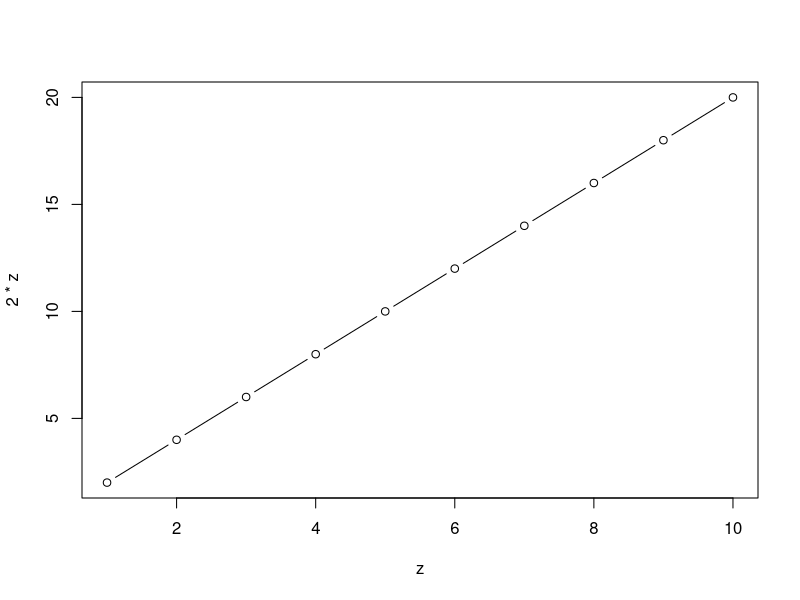

Here is the R script that generated this plot:
## ---- chunk 1
knitr::opts_chunk$set(echo = TRUE)
## ---- chunk 2
1 + 1
## ---- chunk 3
2 - 1
## ---- chunk 4
x <- 1
x + 1
## ---- chunk 5
y <- 2
y - 1
## ---- chunk 6
a <- "not"
b <- "elegant"
# #の行は何を書いても良い(コメントアウトといって、無視されます)
paste(a, b)
## ---- chunk 7
str(x)
str(a)
## ---- chunk 8
z <- 1:10
z
str(z)
## ---- chunk 9
plot(z, 2 * z, type = "b")
